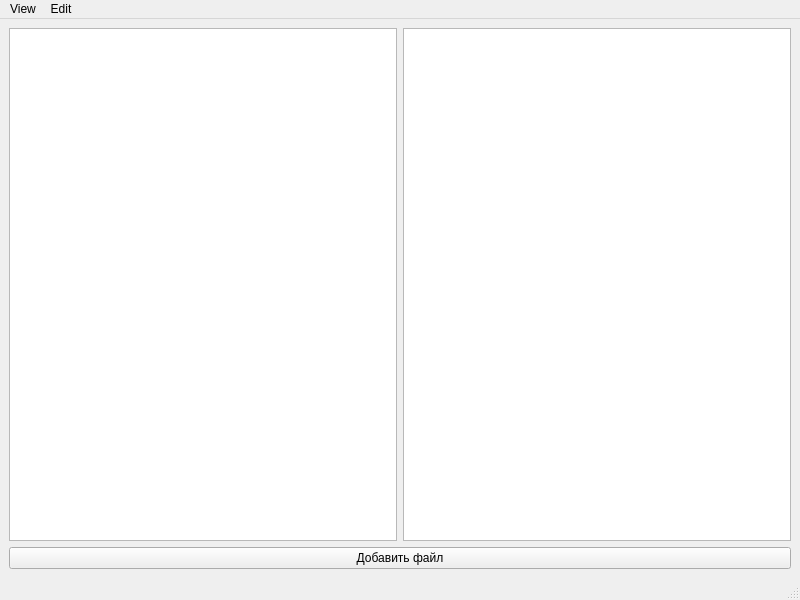
<?xml version="1.0" encoding="UTF-8"?>
<ui version="4.0">
 <class>MainWindow</class>
 <widget class="QMainWindow" name="MainWindow">
  <property name="geometry">
   <rect>
    <x>0</x>
    <y>0</y>
    <width>800</width>
    <height>600</height>
   </rect>
  </property>
  <property name="windowTitle">
   <string>MainWindow</string>
  </property>
  <widget class="QWidget" name="centralwidget">
   <layout class="QVBoxLayout" name="verticalLayout">
    <item>
     <layout class="QHBoxLayout" name="horizontalLayout">
      <item>
       <widget class="QTableView" name="tableView"/>
      </item>
      <item>
       <widget class="QTableView" name="tableView_2"/>
      </item>
     </layout>
    </item>
    <item>
     <widget class="QPushButton" name="pushButton">
      <property name="text">
       <string>Добавить файл</string>
      </property>
     </widget>
    </item>
   </layout>
  </widget>
  <widget class="QMenuBar" name="menubar">
   <property name="geometry">
    <rect>
     <x>0</x>
     <y>0</y>
     <width>800</width>
     <height>26</height>
    </rect>
   </property>
   <widget class="QMenu" name="menuSorting">
    <property name="title">
     <string>View</string>
    </property>
    <addaction name="actionSort"/>
   </widget>
   <widget class="QMenu" name="menuEdit">
    <property name="title">
     <string>Edit</string>
    </property>
    <addaction name="actionRemove_row"/>
    <addaction name="actionAdd_row"/>
   </widget>
   <addaction name="menuSorting"/>
   <addaction name="menuEdit"/>
  </widget>
  <widget class="QStatusBar" name="statusbar"/>
  <action name="actionSort">
   <property name="text">
    <string>Sort</string>
   </property>
  </action>
  <action name="actionRemove_row">
   <property name="text">
    <string>Remove row</string>
   </property>
  </action>
  <action name="actionAdd_row">
   <property name="text">
    <string>Add row</string>
   </property>
  </action>
 </widget>
 <resources/>
 <connections/>
</ui>
